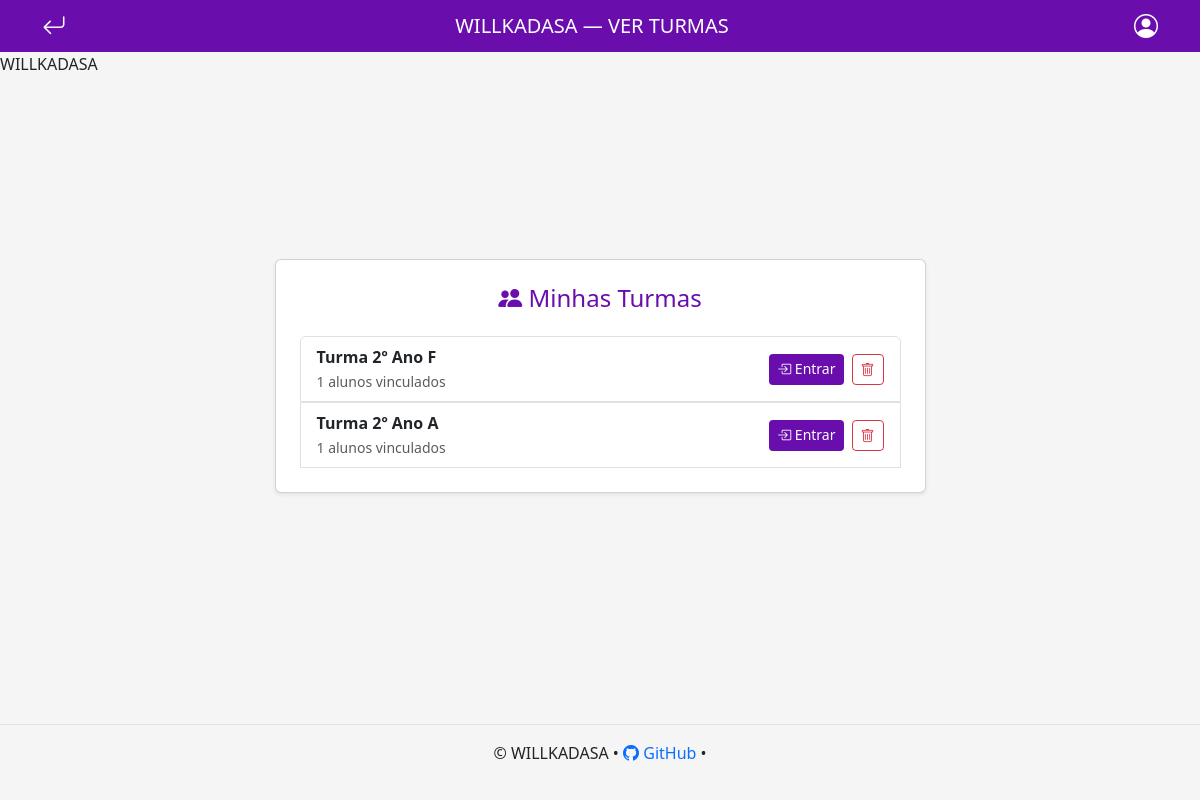
The page /professor/ver_turma (signed in) on the database its author committed.
### tables this page shows
CREATE TABLE turmas (
    id INTEGER PRIMARY KEY AUTOINCREMENT,
    nome TEXT NOT NULL,
    ano INTEGER NOT NULL,
    curso TEXT NOT NULL
);

### routes/ver_turma.py (the view)
@ver_turma_bp.route("/ver_turma")
def ver_turma():
    email = session.get("email")
    if not email:
        return redirect(url_for("login.professor_login"))
    with sqlite3.connect("willkadasa.db") as conn:
        conn.row_factory = sqlite3.Row  # ESSENCIAL para usar turma.id no HTML
        cursor = conn.cursor()
        cursor.execute("""
            SELECT t.id, t.nome, COUNT(a.id) as total
            FROM turmas t
            LEFT JOIN alunos a ON t.id = a.turma_id
            GROUP BY t.id
        """)
        turmas = cursor.fetchall()
    return render_template("ver_turma.html", turmas=turmas)

### templates/ver_turma.html (shortened to what this page needs)
<!doctype html>
<html lang="pt-br">
  <head>
    <link
      href="https://cdn.jsdelivr.net/npm/bootstrap@5.3.2/dist/css/bootstrap.min.css"
      rel="stylesheet"
    />
    <link
      href="https://cdn.jsdelivr.net/npm/bootstrap-icons@1.11.3/font/bootstrap-icons.css"
      rel="stylesheet"
    />
    <link
      rel="stylesheet"
      href="{{ url_for('static', filename='login.css') }}"
    />
  </head>
  <body>
    <nav class="navbar bg-roxo navbar-dark">
      <div class="container d-flex justify-content-between align-items-center">
        <a
          class="text-white fs-4"
          href="{{ url_for('professor.dashboard_professor') }}"
          role="button"
        >
          <i class="bi bi-arrow-return-left"></i>
        </a>
        <span class="navbar-brand mb-0 h1 flex-grow-1 text-center"
          >WILLKADASA — VER TURMAS</span
        >
        <div class="dropdown">
          <a
            class="text-white fs-4"
            href="#"
            role="button"
            data-bs-toggle="dropdown"
          >
            <i class="bi bi-person-circle"></i>
          </a>
        </div>
      </div>
    </nav>
    <div class="logo-willkadasa">WILLKADASA</div>
    <div
      class="container d-flex justify-content-center align-items-center"
      style="min-height: 75vh"
    >
      <div class="col-md-7">
        <div class="card shadow-sm">
          <div class="card-body p-4">
            <h4 class="text-center text-roxo mb-4">
              <i class="bi bi-people-fill"></i> Minhas Turmas
            </h4>
<div class="list-group">
  {% if turmas %}
    {% for turma in turmas %}
      <div class="list-group-item d-flex justify-content-between align-items-center">
        <div>
          <strong>Turma {{ turma.nome }}</strong><br />
          <small class="text-muted">{{ turma.total }} alunos vinculados</small>
        </div>
        <div class="d-flex gap-2">
          <a href="{{ url_for('ver_turma.detalhes_turma', id_turma=turma.id) }}" class="btn btn-roxo btn-sm">
            <i class="bi bi-box-arrow-in-right"></i> Entrar
          </a>
          <button type="button" class="btn btn-outline-danger btn-sm" data-bs-toggle="modal" data-bs-target="#deleteModal{{ turma.id }}">
            <i class="bi bi-trash"></i>
          </button>
        </div>
      </div>
    {% endfor %}
  {% else %}
    <div class="text-center py-4">
      <p class="text-muted">Nenhuma turma encontrada.</p>
    </div>
  {% endif %}
</div>
              </div>
            </div>
          </div>
        </div>
    <footer class="text-center py-3 mt-5 border-top footer-roxo">
      <div>
        ©  WILLKADASA •
        <a
          href="https://github.com/K4U4ZINHO/WILLKADASA-SCHOOL"
          target="_blank"
          class="text-decoration-none"
        >
          <i class="bi bi-github"></i> GitHub
        </a>
        •
      </div>
    </footer>
  </body>
</html>

### static/login.css (style rules this page uses)
:root { --roxo: #6a0dad; }
body { background-color: #f5f5f5; }
.bg-roxo { background-color: var(--roxo) !important; }
.text-roxo { color: var(--roxo); }
.btn-roxo { background-color: var(--roxo); color: #fff; border: none; }

### rows shown on the page
turmas: nome "2º Ano F", total "1"
turmas: nome "2º Ano A", total "1"
